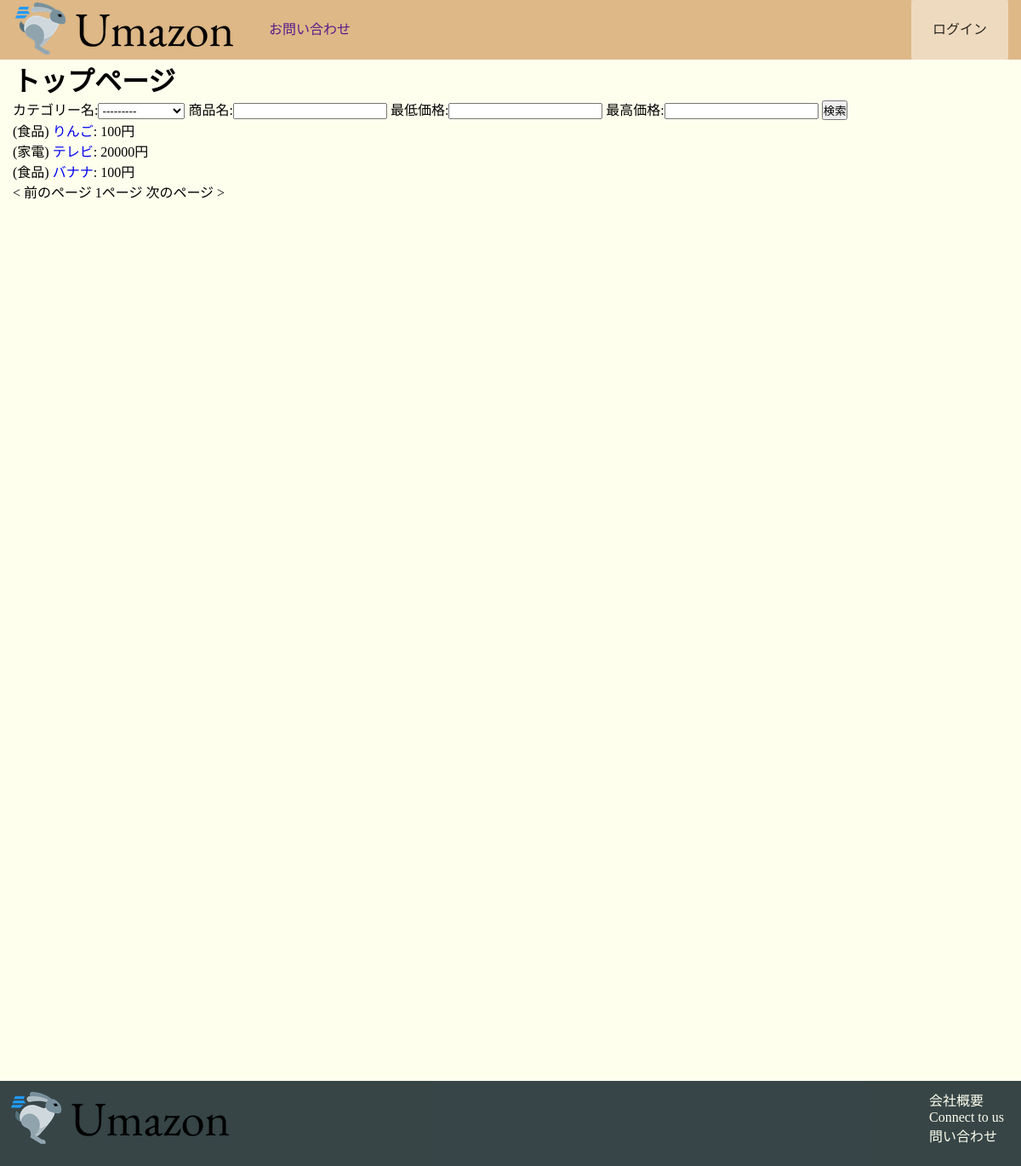
The app's page /, older data.
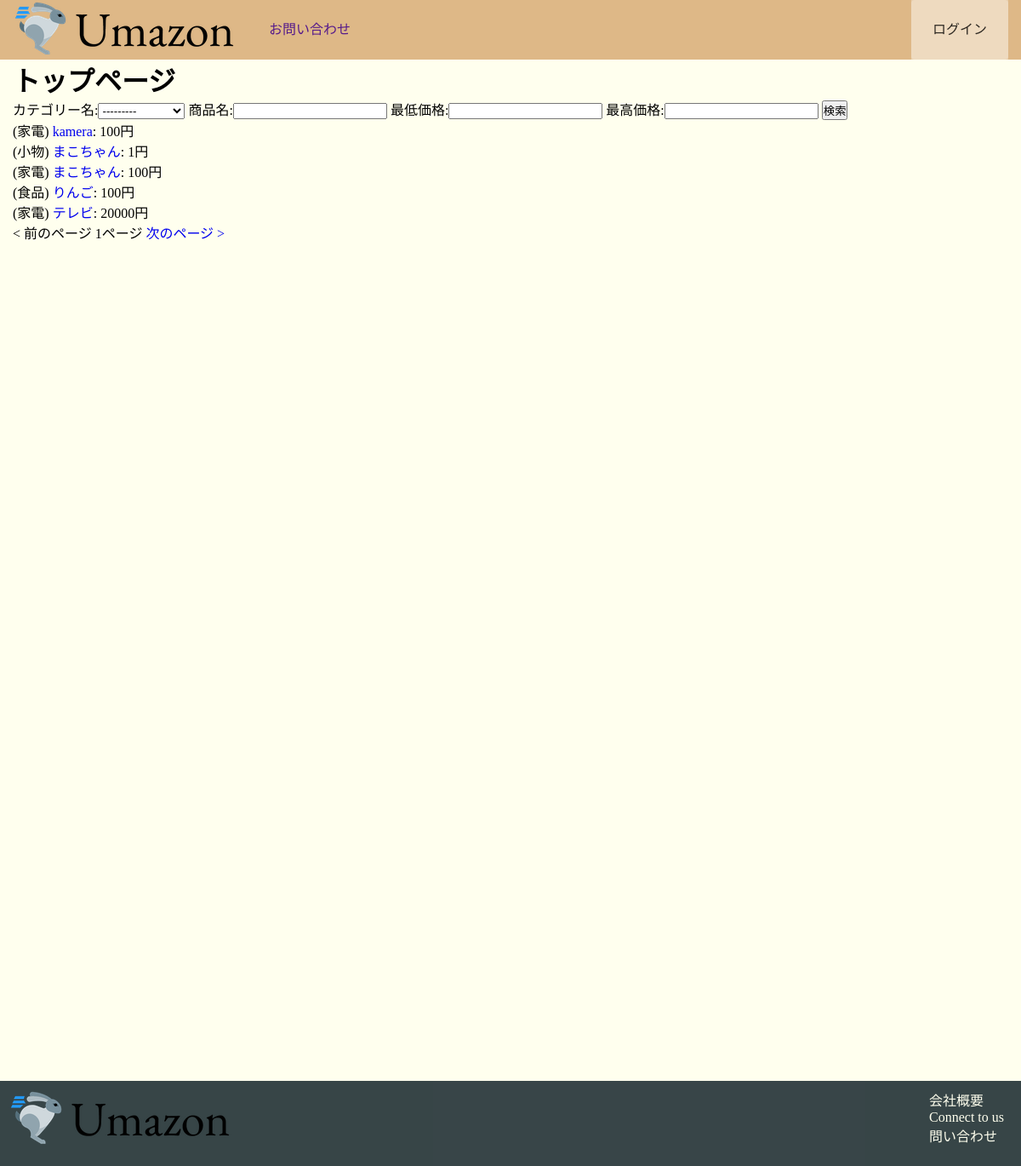
The same page, newer data.
### product/models.py (models this page shows)
class Product(models.Model):
    category = models.ForeignKey(Category,verbose_name='カテゴリー名', null=True, blank=True,on_delete=models.SET_NULL)
    name = models.CharField("商品名", max_length=128)
    image = models.ImageField(upload_to='images',blank=True, null=True)
    price = models.PositiveIntegerField("価格")
    count = models.PositiveIntegerField('数量')

class Category(models.Model):
    name = models.CharField("カテゴリー名", max_length=32)
    def __str__(self):
        return self.name

### toppage/views.py (the view)
# urls.py: path('',toppage.views.top,name='toppage'),
def top(request):
    products = Product.objects.order_by('name')
    form = ProductSearchForm(request.GET)
    products = form.filter_products(products)
    params = request.GET.copy()
    if 'page' in params:
        page = params['page']
        del params['page']
    else:
        page = 1
    search_params = params.urlencode()
    paginator = Paginator(products, 5)
    page = request.GET.get('page', 1)
    try:
        products = paginator.page(page)
    except (EmptyPage, PageNotAnInteger):
        products = paginator.page(1)
    return TemplateResponse(request,'top/toppage.html',{'products': products,'form': form,'search_params': search_params})

### product/forms.py
class ProductSearchForm(forms.ModelForm):
    name = forms.CharField(label='商品名', required=False)
    price_min = forms.IntegerField(label="最低価格", min_value=1, required=False)
    price_max = forms.IntegerField(label="最高価格", min_value=1, required=False)
    class Meta:
        model = Product
        fields = ('category',)
    def filter_products(self, products):
        if not self.is_valid():
            return products
        name = self.cleaned_data.get('name')
        price_min = self.cleaned_data.get('price_min')
        price_max = self.cleaned_data.get('price_max')
        category_id = self.cleaned_data.get('category')
        if name:
            products = products.filter(name__contains=name)
        if price_min:
            products = products.filter(price__gte=price_min)
        if price_max:
            products = products.filter(price__lte=price_max)
        if category_id:
            products = products.filter(category_id=category_id)
        return products

### toppage/templates/top/toppage.html
{% extends '../base.html' %}
{% block content %}
<div class=container>
    <h1>トップページ</h1>
    <form>
        {{ form }}
        <input type="submit" value="検索">
    </form>
    <ul class="products">
        {%for product in products%}
        <li>({{ product.category.name }}) <a href="{% url 'product_detail' product.id %}" class="product">{{ product.name }}</a>: {{ product.price }}円</li>
        {%endfor%}
    </ul>
    {%if products.has_previous%}
            <a href="?page={{products.previous_page_number}}">&lt; 前のページ</a>
        {% else %}
            <span>&lt; 前のページ</span>
        {% endif %}
        {{ products.number }}ページ
        {% if products.has_next %}
            <a href="?page={{ products.next_page_number }}">次のページ &gt;</a>
        {% else %}
            <span>次のページ &gt;</span>
        {% endif %}
</div>
{% endblock content %}

Row changes from the older to the newer data that the page shows:
no longer on this page (row unchanged): Product: category.name "食品", name "バナナ", price "100"
added Product: category.name "家電", name "kamera", price "100"
added Product: category.name "小物", name "まこちゃん", price "1"
added Product: category.name "家電", name "まこちゃん", price "100"
